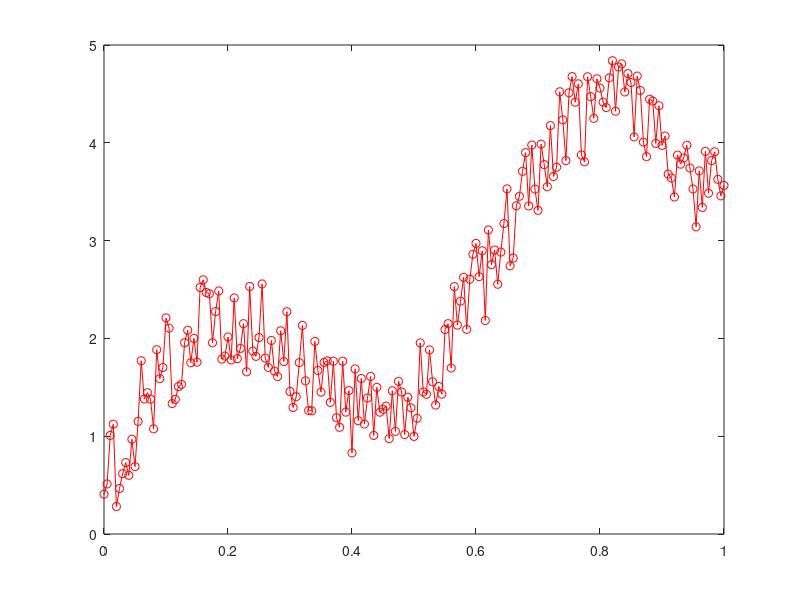

Write the MATLAB code that produced this figure. (Note: this script raises an error after producing the figure.)
h1 = [1, 1];
h2 = [1, -1];
% f = @(x)(sin(10*x));
n = 201;
x = 0:1/(n-1):1;
f = sin(10*x) + rand(1, n) + 4 * sin(x);

figure(1);
title('homework1');
plot(x, f, 'r-o');
hold on;

y1 = convolution(f, h1);
row_y1 = size(y1);
row_y1 = row_y1(1);
xx1 = 0:1/(row_y1-1):1;
plot(xx1, y1, 'g*-');
hold on;

y2 = convolution(f, h2);
row_y2 = size(y2);
row_y2 = row_y2(1);
xx2 = 0:1/(row_y2-1):1;
plot(xx2, y2, 'b.-');
hold on;

legend('The signal with random', 'The signal handled by [1, 1]', 'The signal handled by [-1, 1]','Location', 'Best');
